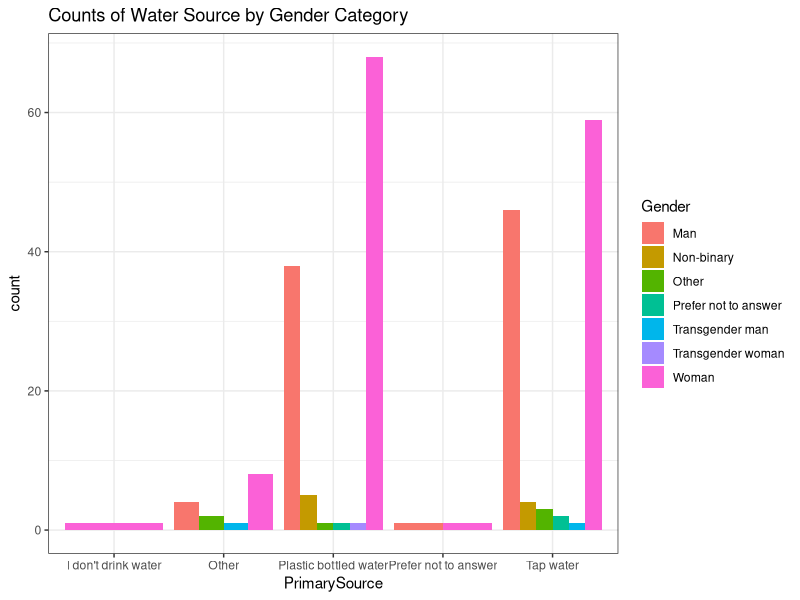
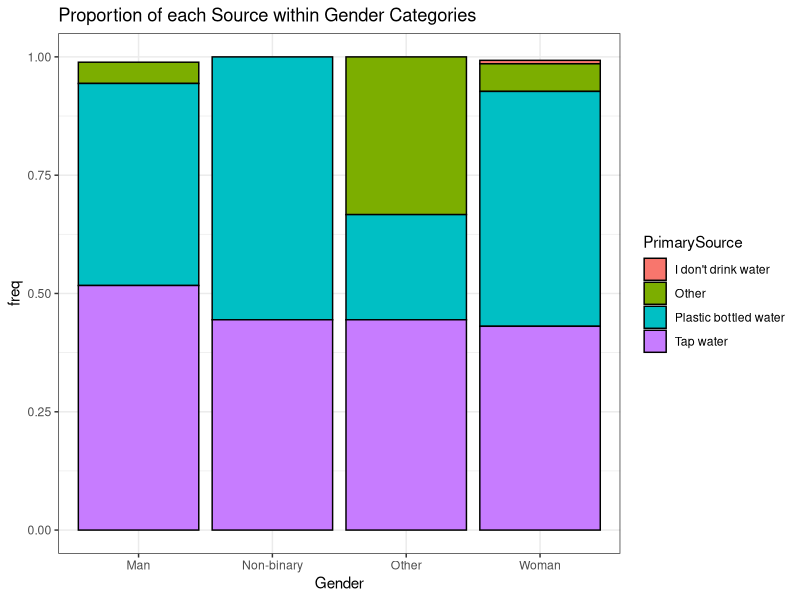
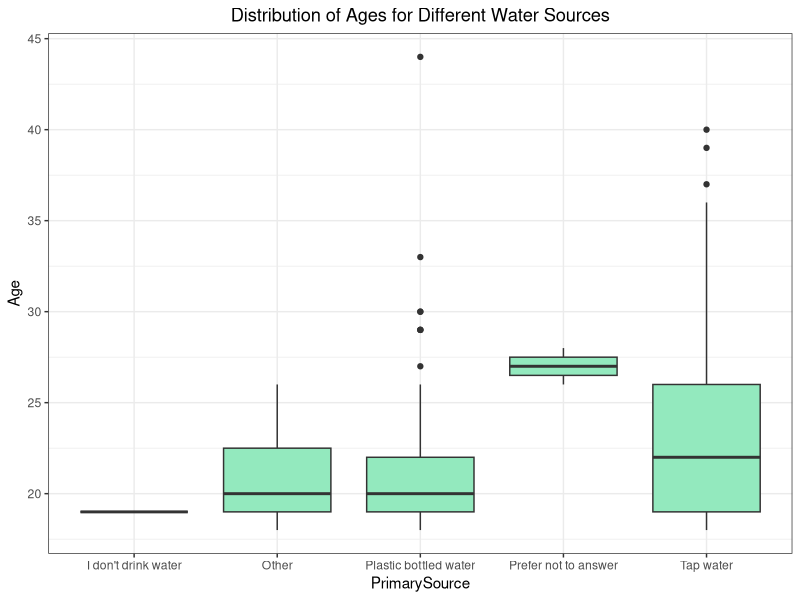
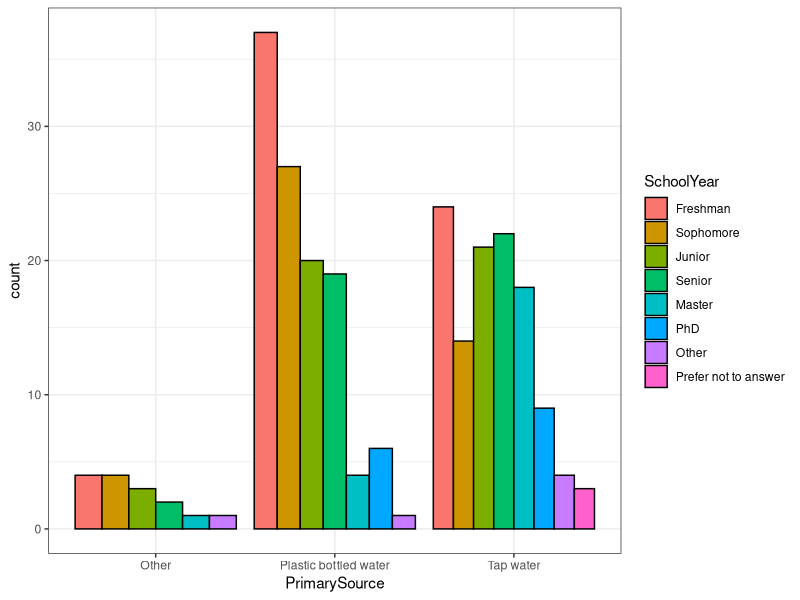
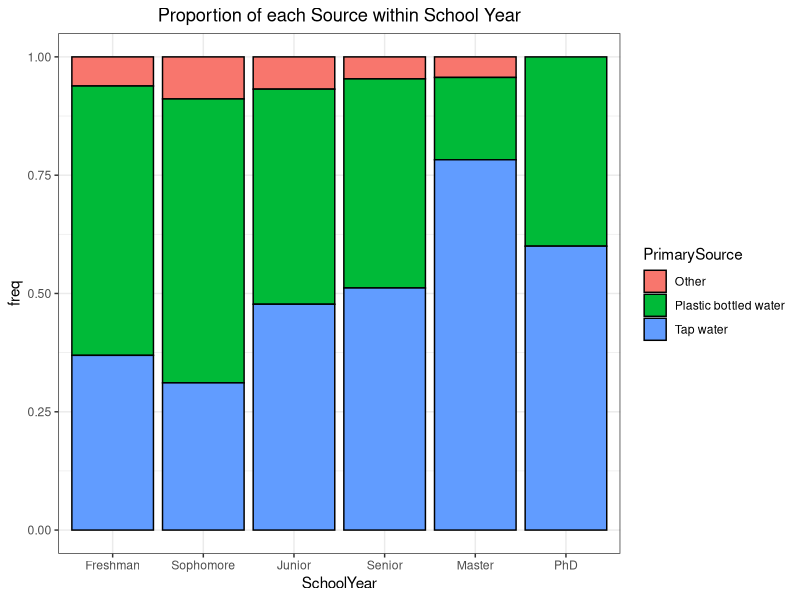
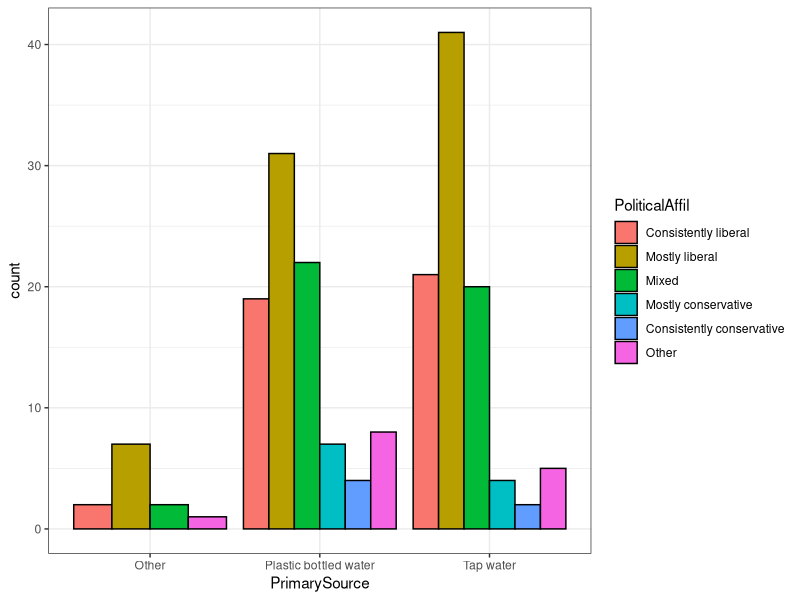
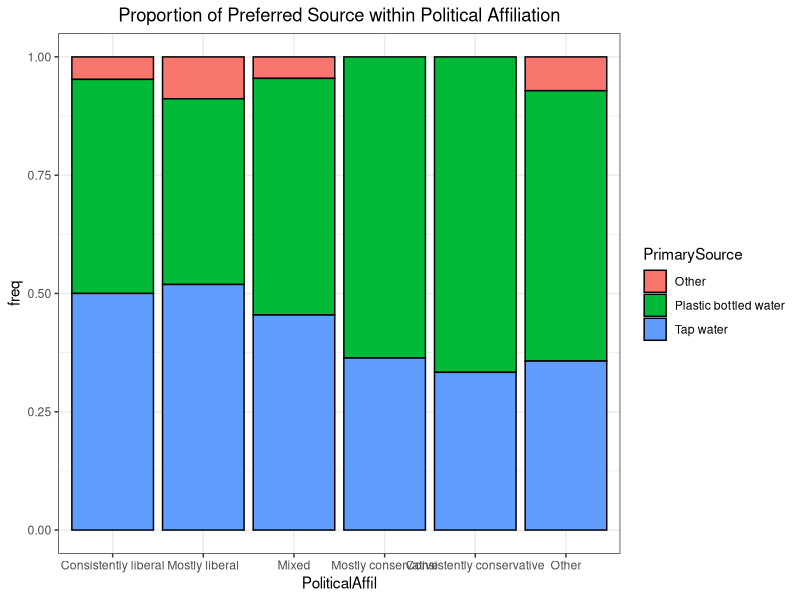
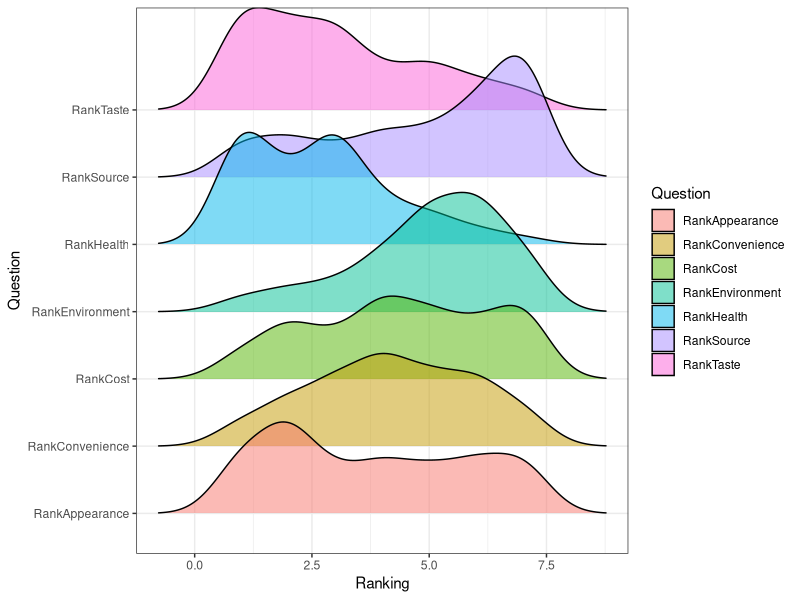

Here is the R script that generated these plots, in order:
## ---- chunk 1
library(tidyverse)
library(kableExtra)
library(knitr)
library(ggridges)
dat <- read.csv("data/Exploring Perceptions of Bottled Water Consumption_November 28, 2023_14.59.csv")

theme_set(theme_bw())

dat <- dat %>%
  filter(Finished == "TRUE") %>%
  filter(Age > 17)
## ---- chunk 2
dat <- dat %>%
  mutate(across('PrimarySource', str_replace, 'Glass bottled/canned/boxed water', 'Other')) %>%
  mutate(across('Gender', str_replace, 'Gender not listed. My gender is', "Other"))

dat %>%
  filter(Gender != "") %>%
ggplot(mapping = aes(x = PrimarySource, fill = Gender)) +
  geom_bar(position="dodge") +
  labs(title = "Counts of Water Source by Gender Category")



dat_sum <- dat %>%
  filter(Gender != "") %>%
  filter(Gender != "Prefer not to answer") %>%
  mutate(Gender = case_when(Gender == "Other" ~ "Other", 
                            Gender == "Transgender man" ~ "Other",
                            Gender == "Transgender woman" ~ "Other", 
                            Gender == "Woman" ~ "Woman",
                            Gender == "Man" ~ "Man", 
                            Gender == "Non-binary" ~ "Non-binary")) %>%
  group_by(Gender, PrimarySource) %>%
  summarise(n = n()) %>%
  mutate(freq = n/sum(n))
## ---- chunk 3
dat_sum %>%
  filter(PrimarySource != "Prefer not to answer") %>%
ggplot(mapping = aes(x = Gender, 
                     y = freq,
                     fill = PrimarySource)) +
  geom_col(color = "black") +
  labs(title = "Proportion of each Source within Gender Categories")
## ---- chunk 4
kbl(dat_sum, booktabs = T, longtable = T, caption = "Breakdown of Water Source within Gender Categories", linesep = "") %>%
 kable_styling(latex_options = c("hold_position", "repeat_header"), full_width = F, font_size = 9)
## ---- chunk 5
dat$Age <- as.numeric(dat$Age)

dat <- dat%>%
  filter(!is.na(Age))


ggplot(data = dat, 
       mapping = aes(y = Age, x = PrimarySource)) +
  geom_boxplot(fill="#93E9BE")  +
  labs(title= "Distribution of Ages for Different Water Sources")+
  theme(plot.title = element_text(hjust = 0.5))
## ---- chunk 6
dat <- dat %>%
  filter(SchoolYear != "")
dat$SchoolYear <- as.factor(dat$SchoolYear)

                     
dat$SchoolYear <- factor(dat$SchoolYear, c("Freshman", "Sophomore", "Junior", "Senior",
                           "Master", "PhD", "Other", "Prefer not to answer"))

dat %>%
  filter(PrimarySource != "I don't drink water" & PrimarySource != "Prefer not to answer") %>%
ggplot(mapping = aes(x = PrimarySource, fill = SchoolYear)) +
  geom_bar(position = "dodge", color = "black")
## ---- chunk 7
dat_year <- dat %>%
  filter(SchoolYear != "Other" & SchoolYear != "Prefer not to answer") %>%
    filter(PrimarySource == "Other" | PrimarySource == "Tap water" | 
             PrimarySource == "Plastic bottled water" ) %>%
  group_by(SchoolYear, PrimarySource) %>%
  summarise(n = n()) %>%
  mutate(freq = n/sum(n)) 


  ggplot(data = dat_year, 
         mapping = aes(x = SchoolYear, 
                       y = freq,
                       fill = PrimarySource)) +
  geom_col(color = "black") +
  labs(title = "Proportion of each Source within School Year")+
  theme(plot.title = element_text(hjust = 0.5))
## ---- chunk 8
kbl(dat_year, booktabs = T, longtable = T, caption = "Breakdown of Water Source within Education Categories", linesep = "") %>%
 kable_styling(latex_options = c("hold_position", "repeat_header"), full_width = F, font_size = 9)
## ---- chunk 9
dat$PoliticalAffil <- factor(dat$PoliticalAffil, c("Consistently liberal","Mostly liberal", "Mixed", 
                                                   "Mostly conservative", "Consistently conservative","Other"))
dat %>%
  filter(PrimarySource != "I don't drink water" & PrimarySource != "Prefer not to answer") %>%
  filter(PoliticalAffil !="Prefer not to answer") %>%
  ggplot(mapping = aes(x = PrimarySource, fill = PoliticalAffil)) +
  geom_bar(position = "dodge", color = "black")
## ---- chunk 10
dat_pol <- dat %>%
  filter(PoliticalAffil != "Prefer not to answer") %>%
  filter(PrimarySource == "Other" | PrimarySource == "Tap water" | 
           PrimarySource == "Plastic bottled water" ) %>%
  group_by(PoliticalAffil, PrimarySource) %>%
  summarise(n = n()) %>%
  mutate(freq = n/sum(n)) 

ggplot(data = dat_pol, 
       mapping = aes(x = PoliticalAffil, 
                     y = freq,
                     fill = PrimarySource)) +
  geom_col(color = "black") +
  labs(title = "Proportion of Preferred Source within Political Affiliation")+
  theme(plot.title = element_text(hjust = 0.5))


## ---- chunk 11
kbl(dat_pol, booktabs = T, longtable = T, caption = "Breakdown of Water Source within Political Affiliation", linesep = "") %>%
 kable_styling(latex_options = c("hold_position", "repeat_header"), full_width = F, font_size = 9)
## ---- chunk 12


dat_rank <- dat %>%
  pivot_longer(30:36, 
               names_to = "Question",
               values_to = "Ranking") 

dat_rank$Ranking <- as.numeric(dat_rank$Ranking)
ggplot(data = dat_rank, 
       mapping = aes(x = Ranking,
                     y = Question, 
                     fill = Question)) +
  geom_density_ridges(alpha = .5)
